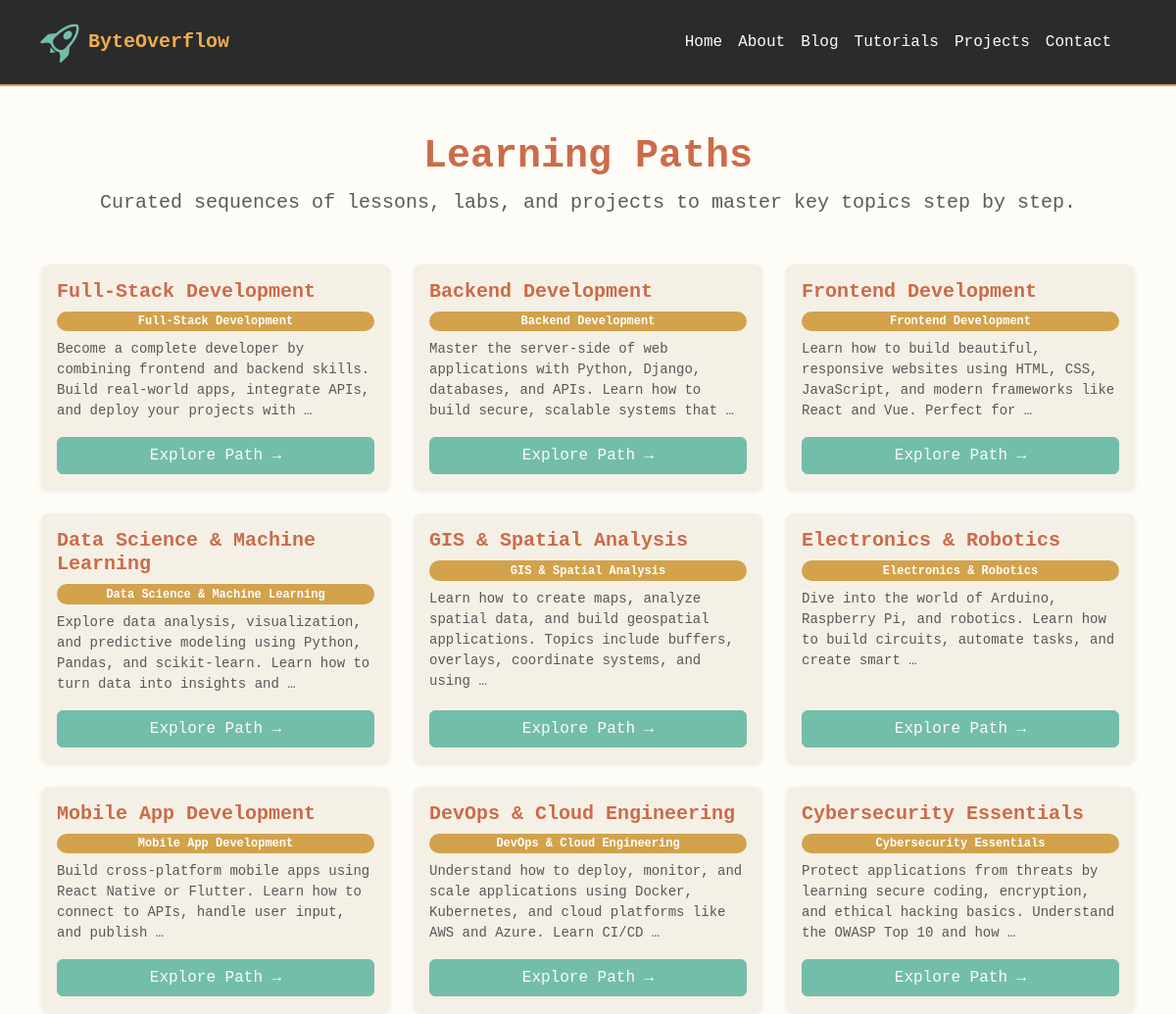
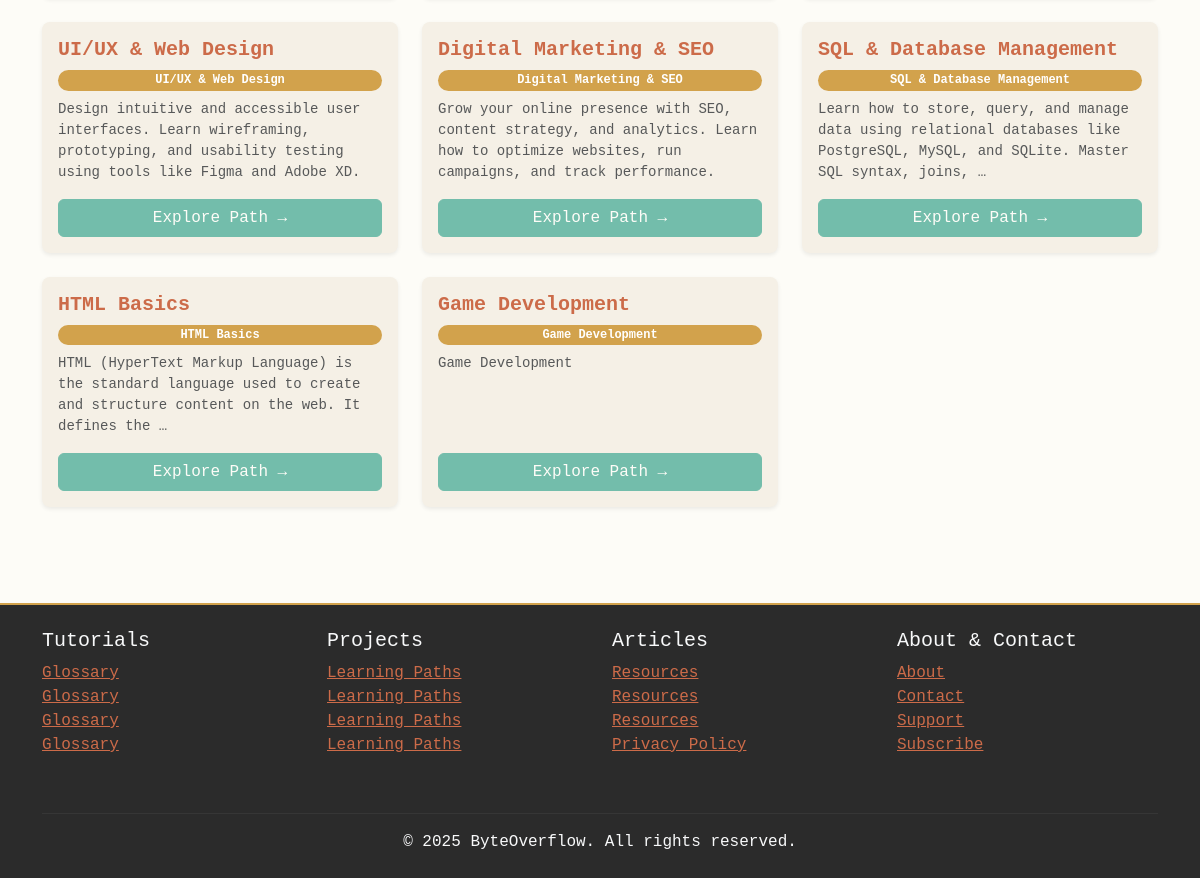
The page /learning-paths/ on the database its author committed (2 pictures, top to bottom).
### learning/models.py (models this page shows, shortened)
class LearningPath(models.Model):
    title = models.CharField(max_length=200)
    description = models.TextField(blank=True)
    topic = models.CharField(max_length=100)  # e.g., HTML, React, Python
    slug = models.SlugField(unique=True)
    created_at = models.DateTimeField(auto_now_add=True)
    def get_absolute_url(self):
        return reverse("learning:path_detail", args=[self.slug])

### learning/views.py (the view)
# urls.py: path('', views.path_list, name='path_list'),
def path_list(request):
    paths = LearningPath.objects.all()
    return render(request, "learning/path_list.html", {"paths": paths})

### learning/templates/learning/path_list.html
{% extends "base_fullwidth.html" %}
{% load static %}
{% block content %}
<div class="container py-5">
  <div class="text-center mb-5">
    <h1 class="fw-bold" style="color:#CC6B49;">Learning Paths</h1>
    <p class="lead text-muted">
      Curated sequences of lessons, labs, and projects to master key topics step by step.
    </p>
  </div>
  <div class="row g-4">
    {% for path in paths %}
      <div class="col-md-6 col-lg-4">
        <div class="card h-100 shadow-sm border-0">
          <div class="card-body d-flex flex-column">
            <h5 class="card-title fw-bold" style="color:#CC6B49;">
              {{ path.title }}
            </h5>
            <span class="badge rounded-pill mb-2" style="background-color:#D2A24C; color:#fff;">
              {{ path.topic }}
            </span>
            <p class="card-text text-muted small">
              {{ path.description|truncatewords:20 }}
            </p>
            <a href="{{ path.get_absolute_url }}" class="btn btn-primary mt-auto">
              Explore Path →
            </a>
          </div>
        </div>
      </div>
    {% empty %}
      <p class="text-muted text-center">No learning paths available yet.</p>
    {% endfor %}
  </div>
</div>
{% endblock %}

### templates/base_fullwidth.html (shortened to what this page needs)
{% load static %}
<!doctype html>
<html lang="en">
<head>
    <link href="https://cdnjs.cloudflare.com/ajax/libs/prism/1.30.0/themes/prism-tomorrow.min.css" rel="stylesheet" />
    <link rel="stylesheet" href="https://cdn.jsdelivr.net/npm/bootstrap-icons@1.11.1/font/bootstrap-icons.css">
  <link href="https://cdn.jsdelivr.net/npm/bootstrap@5.3.2/dist/css/bootstrap.min.css" rel="stylesheet">
  <link rel="stylesheet" href="{% static 'css/base.css' %}">
</head>
<body>
{% include "includes/navbar.html" %}
 <main class="flex-grow-1 w-100">
  {% block content %}{% endblock %}
</main>
{% include "includes/footer.html" %}
</body>
</html>

### templates/includes/navbar.html (shortened to what this page needs)
{% load static %}
<nav class="navbar navbar-expand-lg">
  <div class="container">
    <a class="navbar-brand d-flex align-items-center" href="{% url 'home' %}" >
      <i class="bi bi-rocket fs-1 me-2" style="color: #73BDAB; transform: rotate(45deg); display: inline-block;"></i>
      <span style="color: #F0AD4E"><strong>ByteOverflow</strong></span>
    </a>
    <div class="collapse navbar-collapse" id="navbarNav">
      <ul class="navbar-nav ms-auto me-3">
        <li class="nav-item"><a class="nav-link" href="{% url 'home' %}">Home</a></li>
        <li class="nav-item"><a class="nav-link" href="{% url 'about' %}">About</a></li>
        <li class="nav-item"><a class="nav-link" href="{% url 'post_index' %}">Blog</a></li>
        <li class="nav-item"><a class="nav-link" href="{% url 'tutorial_index' %}">Tutorials</a></li>
        <li class="nav-item"><a class="nav-link" href="{% url 'project_index' %}">Projects</a></li>
        <li class="nav-item"><a class="nav-link" href="{% url 'contact' %}">Contact</a></li>
      </ul>
    </div>
  </div>
</nav>

### templates/includes/footer.html (shortened to what this page needs)
<footer class="footer  text-light py-4 mt-5">
    <div class="container">
        <div class="row">
            <div class="col-md-3 mb-4">
                <h5 class="footer-title">Tutorials</h5>
                <ul class="list-unstyled">
                    <li><a href="{% url 'glossary:term_list' %}" class="footer-link">Glossary</a></li>
                    <li><a href="{% url 'glossary:term_list' %}" class="footer-link">Glossary</a></li>
                    <li><a href="{% url 'glossary:term_list' %}" class="footer-link">Glossary</a></li>
                    <li><a href="{% url 'glossary:term_list' %}" class="footer-link">Glossary</a></li>
                </ul>
            </div>
            <div class="col-md-3 mb-4">
                <h5 class="footer-title">Projects</h5>
                <ul class="list-unstyled">
                    <li><a href="{% url 'learning:path_list' %}" class="footer-link">Learning Paths</a></li>
                    <li><a href="{% url 'learning:path_list' %}" class="footer-link">Learning Paths</a></li>
                    <li><a href="{% url 'learning:path_list' %}" class="footer-link">Learning Paths</a></li>
                    <li><a href="{% url 'learning:path_list' %}" class="footer-link">Learning Paths</a></li>
                </ul>
            </div>
            <div class="col-md-3 mb-4">
                <h5 class="footer-title">Articles</h5>
                <ul class="list-unstyled">
                    <li><a href="{% url 'resources:index' %}" class="footer-link">Resources</a></li>
                    <li><a href="{% url 'resources:index' %}" class="footer-link">Resources</a></li>
                    <li><a href="{% url 'resources:index' %}" class="footer-link">Resources</a></li>
                    <li><a href="{% url 'privacy_policy' %}" class="footer-link">Privacy Policy</a></li>
                </ul>
            </div>
            <div class="col-md-3 mb-4">
                <h5 class="footer-title">About & Contact</h5>
                <ul class="list-unstyled">
                    <li><a href="{% url 'about' %}" class="footer-link">About</a></li>
                    <li><a href="{% url 'contact' %}" class="footer-link">Contact</a></li>
                    <li><a href="{% url 'support' %}" class="footer-link">Support</a></li>
                    <li><a href="{% url 'subscribe' %}" class="footer-link">Subscribe</a></li>
                </ul>
            </div>
        </div>
        <hr style="border-color: rgba(255,255,255,0.2);">
        <div class="text-center">
            <p class="mb-0">&copy; {% now "Y" %} ByteOverflow. All rights reserved.</p>
        </div>
    </div>
</footer>

### static/css/base.css (style rules this page uses)
body { background-color: #FDFCF7; color: #6F5643; font-family: 'Courier New', Courier, monospace; }
a { color: #CC6B49; transition: color 0.2s; }
.btn-primary { background-color: #73BDAB; border-color: #73BDAB; color: #fdfcf7; }
.footer { background-color: #2B2B2B; border-top: 2px solid #D2A24C; }
.navbar { background-color: #2B2B2B; border-bottom: 2px solid #D2A24C; }
.navbar .navbar-brand, .navbar .navbar-nav .nav-link { color: #fdfcf7 !important; }
.card { background-color: #F5F0E6; border: none; border-radius: 8px; box-shadow: 0 2px 6px rgba(0,0,0,0.08); }
html, body { height: 100%; margin: 0; }
body { display: flex; flex-direction: column; }
.container { flex: 1; }

### rows shown on the page
LearningPath: title "Full-Stack Development", topic "Full-Stack Development", description "Become a complete developer by combining frontend and backend skills. Build real-world apps, integrate APIs, and deploy your projects with …"
LearningPath: title "Backend Development", topic "Backend Development", description "Master the server-side of web applications with Python, Django, databases, and APIs. Learn how to build secure, scalable systems that …"
LearningPath: title "Frontend Development", topic "Frontend Development", description "Learn how to build beautiful, responsive websites using HTML, CSS, JavaScript, and modern frameworks like React and Vue. Perfect for …"
LearningPath: title "Data Science & Machine Learning", topic "Data Science & Machine Learning", description "Explore data analysis, visualization, and predictive modeling using Python, Pandas, and scikit-learn. Learn how to turn data into insights and …"
LearningPath: title "GIS & Spatial Analysis", topic "GIS & Spatial Analysis", description "Learn how to create maps, analyze spatial data, and build geospatial applications. Topics include buffers, overlays, coordinate systems, and using …"
LearningPath: title "Electronics & Robotics", topic "Electronics & Robotics", description "Dive into the world of Arduino, Raspberry Pi, and robotics. Learn how to build circuits, automate tasks, and create smart …"
LearningPath: title "Mobile App Development", topic "Mobile App Development", description "Build cross-platform mobile apps using React Native or Flutter. Learn how to connect to APIs, handle user input, and publish …"
LearningPath: title "DevOps & Cloud Engineering", topic "DevOps & Cloud Engineering", description "Understand how to deploy, monitor, and scale applications using Docker, Kubernetes, and cloud platforms like AWS and Azure. Learn CI/CD …"
LearningPath: title "Cybersecurity Essentials", topic "Cybersecurity Essentials", description "Protect applications from threats by learning secure coding, encryption, and ethical hacking basics. Understand the OWASP Top 10 and how …"
LearningPath: title "UI/UX & Web Design", topic "UI/UX & Web Design", description "Design intuitive and accessible user interfaces. Learn wireframing, prototyping, and usability testing using tools like Figma and Adobe XD."
LearningPath: title "Digital Marketing & SEO", topic "Digital Marketing & SEO", description "Grow your online presence with SEO, content strategy, and analytics. Learn how to optimize websites, run campaigns, and track performance."
LearningPath: title "SQL & Database Management", topic "SQL & Database Management", description "Learn how to store, query, and manage data using relational databases like PostgreSQL, MySQL, and SQLite. Master SQL syntax, joins, …"
LearningPath: title "HTML Basics", topic "HTML Basics", description "HTML (HyperText Markup Language) is the standard language used to create and structure content on the web. It defines the …"
LearningPath: title "Game Development", topic "Game Development", description "Game Development"
